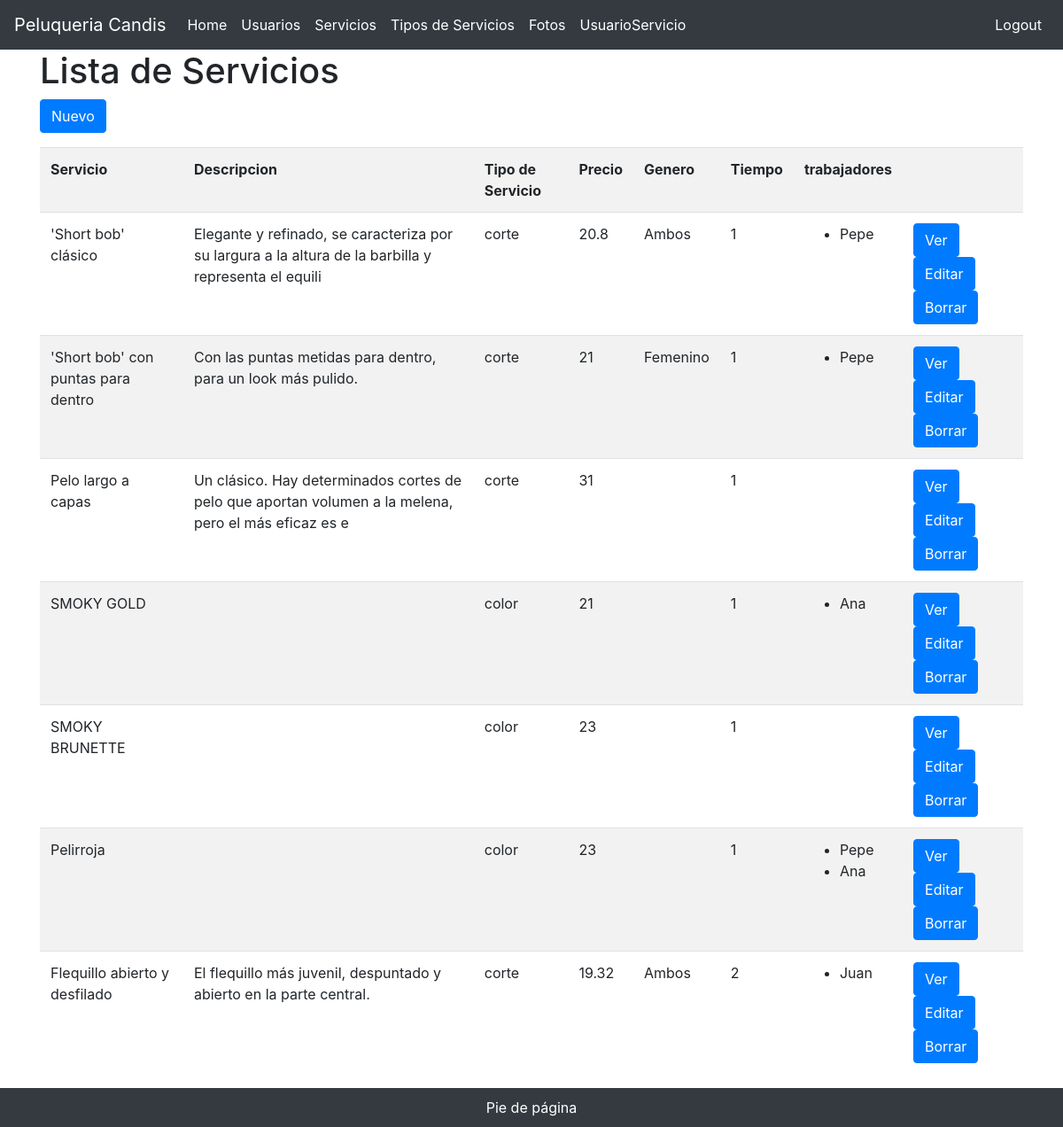
/servicios/index (signed in), run on the app's committed database.
### tables this page shows
CREATE TABLE `servicios` (
  `idservicio` int(11) NOT NULL,
  `servicio` varchar(50) DEFAULT NULL,
  `descripcion` varchar(100) DEFAULT NULL,
  `tipoServicio` int(11) DEFAULT NULL,
  `precio` double NOT NULL,
  `genero` varchar(50) DEFAULT NULL,
  `tiempo` int(11) DEFAULT NULL
);

CREATE TABLE `tipoServicios` (
  `id` int(11) NOT NULL,
  `tipo` varchar(50) DEFAULT NULL
);

CREATE TABLE `user_servicio` (
  `user_id` int(11) NOT NULL,
  `servicio_id` int(11) NOT NULL
);

CREATE TABLE `users` (
  `id` int(11) NOT NULL,
  `nombre` varchar(50) DEFAULT NULL,
  `apellido` varchar(50) DEFAULT NULL,
  `email` varchar(100) DEFAULT NULL,
  `fechaNacimiento` date DEFAULT NULL,
  `password` varchar(255) DEFAULT NULL,
  `active` tinyint(1) DEFAULT '0',
  `admin` tinyint(1) DEFAULT '0'
);

### app/controllers/ServiciosController.php (called while the page is built, shortened)
<?php
class ServiciosController {
    public function index()
    {
        $servicios = Servicio::all();
        require("app/views/servicios/index.php");
    }
}

### index.php (called while the page is built, shortened)
<?php
$app = new \Core\App();

### app/models/Servicio.php (called while the page is built, shortened)
<?php
class Servicio extends Model
{
    public static function all(){
        $db = Servicio::db();
        $sql = "SELECT * FROM servicios";
        $statement = $db->query($sql);
        $servicios = $statement->fetchAll(PDO::FETCH_CLASS, Servicio::class);
        return $servicios;
    }
    public function typeServicio()
    {
        $db = Tipo::db();
        $statement = $db->prepare('SELECT * FROM tipoServicios WHERE id = :id');
        $statement->bindValue(':id', $this->tipoServicio);
        $statement->execute();
        $statement->setFetchMode(PDO::FETCH_CLASS, Tipo::class);
        $tipoServicio = $statement->fetch(PDO::FETCH_CLASS);
        return $tipoServicio;
    }
    public function __get($atributoDesconocido)
    {
        if (method_exists($this, $atributoDesconocido)) {
            $this->$atributoDesconocido = $this->$atributoDesconocido();
            return $this->$atributoDesconocido;
        }
    }
    public function trabajadores()
    {
        $db = UserServicio::db();
        $stmt = $db->prepare('SELECT * FROM user_servicio WHERE servicio_id = :user_id');
        $stmt->execute(array(':user_id' => $this->idservicio));
        $stmt->setFetchMode(PDO::FETCH_CLASS, UserServicio::class);
        $trabajadores = $stmt->fetchAll(PDO::FETCH_CLASS, UserServicio::class);
        return $trabajadores;
    }
}

### app/models/UserServicio.php (called while the page is built, shortened)
<?php
class UserServicio extends Model
{
    public function typeUser()
    {
        $db = User::db();
        $statement = $db->prepare('SELECT * FROM users WHERE id = :id');
        $statement->bindValue(':id', $this->user_id);
        $statement->execute();
        $statement->setFetchMode(PDO::FETCH_CLASS, User::class);
        $userServicio = $statement->fetch(PDO::FETCH_CLASS);
        return $userServicio;
    }
    public function __get($atributoDesconocido)
    {
        if (method_exists($this, $atributoDesconocido)) {
            $this->$atributoDesconocido = $this->$atributoDesconocido();
            return $this->$atributoDesconocido;
        }
    }
}

### app/views/servicios/index.php (the view, shortened to what this page needs)
<!doctype html>
<html lang="es">
<head>
  <?php require "app/views/parts/head.php" ?>
</head>
<body>
  <?php require "app/views/parts/header.php" ?>
  <main role="main" class="container">
    <div class="starter-template">
      <h1>Lista de Servicios</h1>
      <p><a href="<?= PATH . "servicios/create/" . $servicios->idservicio ?>" class="btn btn-primary">Nuevo</a></p>
      <table class="table table-striped table-hover">
        <tr>
          <th>Servicio</th>
          <th>Descripcion</th>
          <th>Tipo de Servicio</th>
          <th>Precio</th>
          <th>Genero</th>
          <th>Tiempo</th>
          <th>trabajadores</th>
          <th></th>
        </tr>
        <?php foreach ($servicios as $key => $servicio) { ?>
          <tr>
            <td><?php echo $servicio->servicio ?></td>
            <td><?php echo $servicio->descripcion ?></td>
            <td><?php echo $servicio->typeServicio->tipo ?></td>
            <td><?php echo $servicio->precio ?></td>
            <td><?php echo $servicio->genero ?></td>
            <td><?php echo $servicio->tiempo ?></td>
            <td><?php
                echo "<ul>";
                foreach ($servicio->trabajadores() as $value) {
                  echo "<li>";
                  echo $value->typeUser->nombre;
                  echo "</li>";
                }
                echo "</ul>";
                ?></td>
            <td>
              <a href="<?= PATH . "servicios/show/" . $servicio->idservicio ?>" class="btn btn-primary">Ver </a>
              <a href="<?= PATH . "servicios/edit/" . $servicio->idservicio ?>" class="btn btn-primary">Editar </a>
              <a href="<?= PATH . "servicios/delete/" . $servicio->idservicio ?>" class="btn btn-primary">Borrar </a>
            </td>
          </tr>
        <?php } ?>
      </table>
    </div>
  </main>
  <?php require "app/views/parts/footer.php" ?>
</body>
</html>

### data on the page
servicios: servicio "'Short bob' clásico", descripcion "Elegante y refinado, se caracteriza por su largura a la altura de la barbilla y representa el equili", tipoServicio.tipo "corte", precio "20.8", genero "Ambos", tiempo "1"
user_servicio: user.nombre "Pepe"
servicios: servicio "'Short bob' con puntas para dentro", descripcion "Con las puntas metidas para dentro, para un look más pulido.", tipoServicio.tipo "corte", precio "21", genero "Femenino", tiempo "1"
user_servicio: user.nombre "Pepe"
servicios: servicio "Pelo largo a capas", descripcion "Un clásico. Hay determinados cortes de pelo que aportan volumen a la melena, pero el más eficaz es e", tipoServicio.tipo "corte", precio "31", tiempo "1"
servicios: servicio "SMOKY GOLD", tipoServicio.tipo "color", precio "21", tiempo "1"
user_servicio: user.nombre "Ana"
servicios: servicio "SMOKY BRUNETTE", tipoServicio.tipo "color", precio "23", tiempo "1"
servicios: servicio "Pelirroja", tipoServicio.tipo "color", precio "23", tiempo "1"
user_servicio: user.nombre "Pepe"
user_servicio: user.nombre "Ana"
servicios: servicio "Flequillo abierto y desfilado", descripcion "El flequillo más juvenil, despuntado y abierto en la parte central.", tipoServicio.tipo "corte", precio "19.32", genero "Ambos", tiempo "2"
user_servicio: user.nombre "Juan"
